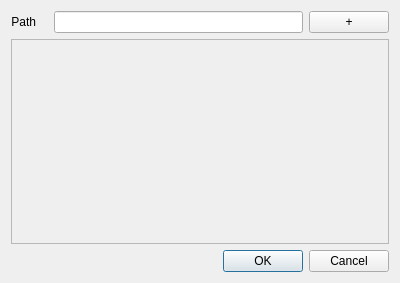
<?xml version="1.0" encoding="UTF-8"?>
<ui version="4.0">
 <class>Dialog</class>
 <widget class="QDialog" name="Dialog">
  <property name="geometry">
   <rect>
    <x>0</x>
    <y>0</y>
    <width>400</width>
    <height>283</height>
   </rect>
  </property>
  <property name="sizePolicy">
   <sizepolicy hsizetype="Preferred" vsizetype="Preferred">
    <horstretch>0</horstretch>
    <verstretch>0</verstretch>
   </sizepolicy>
  </property>
  <property name="windowTitle">
   <string>Folder Spliter</string>
  </property>
  <layout class="QGridLayout" name="gridLayout">
   <item row="0" column="4">
    <widget class="QPushButton" name="moreConditionButton">
     <property name="sizePolicy">
      <sizepolicy hsizetype="Minimum" vsizetype="Minimum">
       <horstretch>0</horstretch>
       <verstretch>0</verstretch>
      </sizepolicy>
     </property>
     <property name="text">
      <string>+</string>
     </property>
    </widget>
   </item>
   <item row="0" column="0">
    <widget class="QLabel" name="pathLabel">
     <property name="text">
      <string>Path</string>
     </property>
     <property name="alignment">
      <set>Qt::AlignRight|Qt::AlignTrailing|Qt::AlignVCenter</set>
     </property>
    </widget>
   </item>
   <item row="0" column="3">
    <widget class="QLineEdit" name="pathEntry"/>
   </item>
   <item row="1" column="0" colspan="5">
    <widget class="QScrollArea" name="scrollArea">
     <property name="horizontalScrollBarPolicy">
      <enum>Qt::ScrollBarAlwaysOff</enum>
     </property>
     <property name="widgetResizable">
      <bool>true</bool>
     </property>
     <widget class="QWidget" name="conditionWidget">
      <property name="geometry">
       <rect>
        <x>0</x>
        <y>0</y>
        <width>380</width>
        <height>205</height>
       </rect>
      </property>
     </widget>
    </widget>
   </item>
   <item row="2" column="1" colspan="4">
    <widget class="QDialogButtonBox" name="buttonBox">
     <property name="orientation">
      <enum>Qt::Horizontal</enum>
     </property>
     <property name="standardButtons">
      <set>QDialogButtonBox::Cancel|QDialogButtonBox::Ok</set>
     </property>
    </widget>
   </item>
  </layout>
 </widget>
 <resources/>
 <connections>
  <connection>
   <sender>buttonBox</sender>
   <signal>accepted()</signal>
   <receiver>Dialog</receiver>
   <slot>accept()</slot>
   <hints>
    <hint type="sourcelabel">
     <x>248</x>
     <y>254</y>
    </hint>
    <hint type="destinationlabel">
     <x>157</x>
     <y>274</y>
    </hint>
   </hints>
  </connection>
  <connection>
   <sender>buttonBox</sender>
   <signal>rejected()</signal>
   <receiver>Dialog</receiver>
   <slot>reject()</slot>
   <hints>
    <hint type="sourcelabel">
     <x>316</x>
     <y>260</y>
    </hint>
    <hint type="destinationlabel">
     <x>286</x>
     <y>274</y>
    </hint>
   </hints>
  </connection>
 </connections>
</ui>
